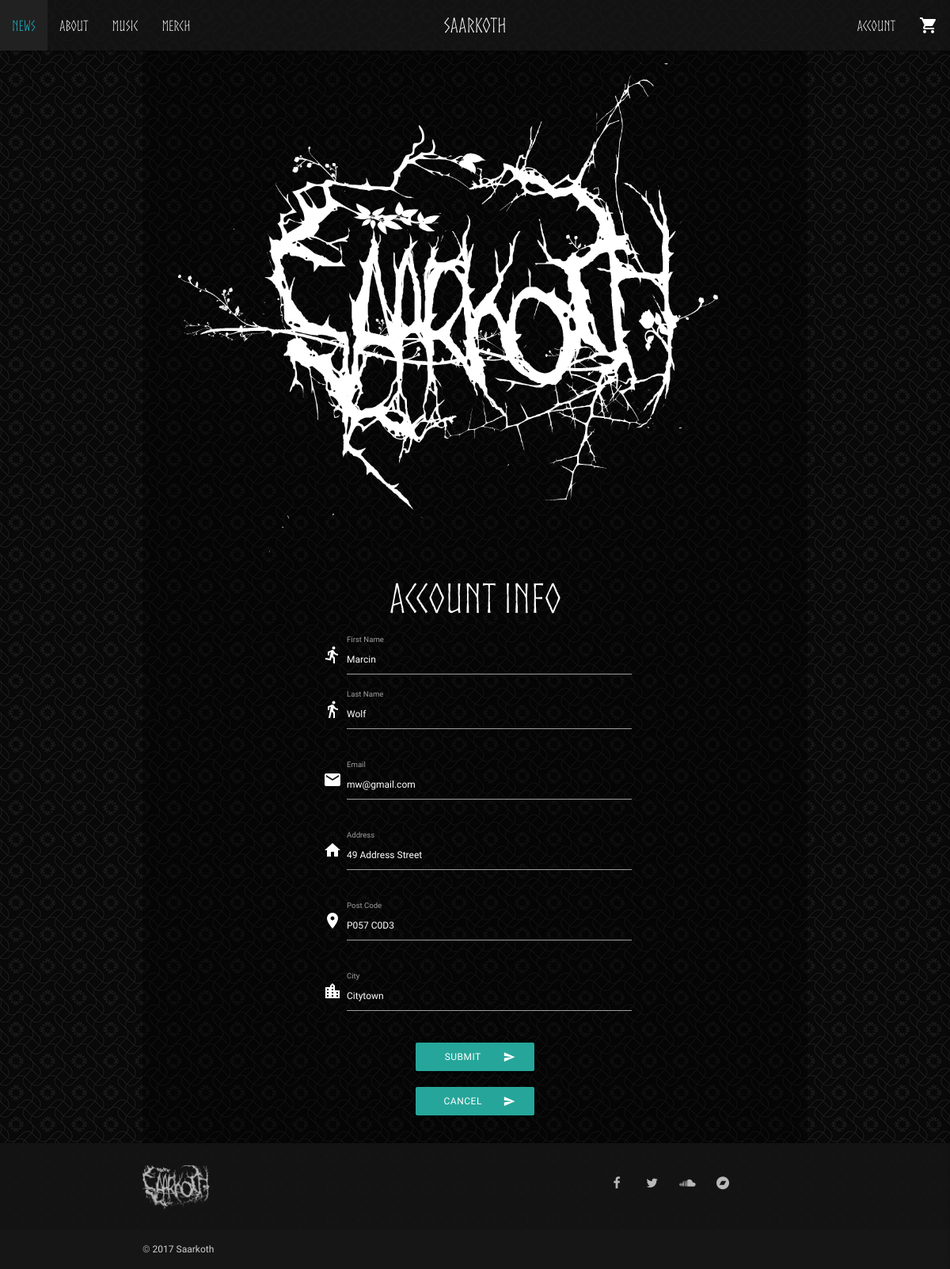
Page /editAccount.php (signed in) on the committed database.
### tables this page shows
CREATE TABLE `users` (
  `user_id` int(11) NOT NULL,
  `user_first` varchar(45) NOT NULL,
  `user_last` varchar(45) NOT NULL,
  `user_email` varchar(100) NOT NULL,
  `user_uid` varchar(30) NOT NULL,
  `user_pwd` varchar(256) NOT NULL,
  `user_address` varchar(45) DEFAULT NULL,
  `user_postcode` varchar(10) DEFAULT NULL,
  `user_city` varchar(45) DEFAULT NULL,
  `user_admin` tinyint(4) DEFAULT NULL
);

### editAccount.php (the view, shortened to what this page needs)
<?php $pageTitle = "Saarkoth - Account"; include_once 'includes/header.php'; include_once 'includes/dbh.inc.php';
$seshID = $_SESSION['u_id'];
$sql = "SELECT * FROM users WHERE user_id=$seshID";
$result = mysqli_query($conn, $sql);
$resultCheck = mysqli_num_rows($result);
if ($resultCheck > 0) {
  while ($row = mysqli_fetch_assoc($result)) {
    $u_first = $row['user_first'];
    $u_last = $row['user_last'];
    $u_email = $row['user_email'];
    $u_address = $row['user_address'];
    $u_city = $row['user_city'];
    $u_postcode = $row['user_postcode'];  }
}
?>
<main class="container">
  <div class="row center-align">
  	<img class="responsive-img" width="750px" src="assets/logo.png" alt="">
  	<h1>Account Info</h1>
      <form action="includes/edit.inc.php" method="POST" class="col s12">
        <div class="row">
          <div class="input-field col s6 offset-s3">
            <i class="material-icons prefix">directions_run</i>
            <input id="icon_first" type="text" name="first" class="validate" value="<?php echo $u_first ?>">
            <label for="icon_first">First Name</label>
          </div>
  				<div class="input-field col s6 offset-s3">
            <i class="material-icons prefix">directions_walk</i>
            <input id="icon_last" type="text" name="last" class="validate" value="<?php echo $u_last ?>">
            <label for="icon_last">Last Name</label>
          </div>
        </div>
  			<div class="row">
  				<div class="input-field col s6 offset-s3">
  						<i class="material-icons prefix">email</i>
  						<input type="text" name="email" id="icon_email" class="validate" value="<?php echo $u_email ?>">
  						<label for="icon_email">Email</label>
  				</div>
  			</div>
        <div class="row">
  				<div class="input-field col s6 offset-s3">
  						<i class="material-icons prefix">home</i>
  						<input type="text" name="address" id="icon_address" class="validate" value="<?php echo $u_address ?>">
  						<label for="icon_address">Address</label>
  				</div>
  			</div>
        <div class="row">
  				<div class="input-field col s6 offset-s3">
  						<i class="material-icons prefix">location_on</i>
  						<input type="text" name="postcode" id="icon_postcode" class="validate" value="<?php echo $u_postcode ?>">
  						<label for="icon_postcode">Post Code</label>
  				</div>
  			</div>
        <div class="row">
  				<div class="input-field col s6 offset-s3">
  						<i class="material-icons prefix">location_city</i>
  						<input type="text" name="city" id="icon_city" class="validate" value="<?php echo $u_city ?>">
  						<label for="icon_city">City</label>
  				</div>
  			</div>
  			<button style="width:150px;" type="submit" name="submit" class="btn waves-effect waves-light">Submit<i class="material-icons right">send</i></button>
      </form>
    </div>
<div class="row center-align">
    <a href="account.php">
        <button style="width:150px;" type="submit" name="submit" class="btn waves-effect waves-light">Cancel<i class="material-icons right">send</i></button>
    </a>
</div>
</main>
<?php include_once 'includes/footer.php'; ?>

### css/myStyle.css (style rules this page uses)
html { font-family: "Raleway"; font-size: 12px; color: rgb(255, 255, 255); }
h1, h2, h3, h4, h5, h6 { font-family: "Norse"; }
body { background-image: url(../assets/curls.png); background-repeat: repeat; }
main { background-color: rgba(0, 0, 0, 0.412); padding: 15px; }

### rows in the picture
users: first "Marcin", last "Wolf", email "mw@gmail.com", address "49 Address Street", postcode "P057 C0D3", city "Citytown"

### other values in the picture
$item[title] "News"
$item[title] "About"
$item[title] "Music"
$item[title] "Merch"
